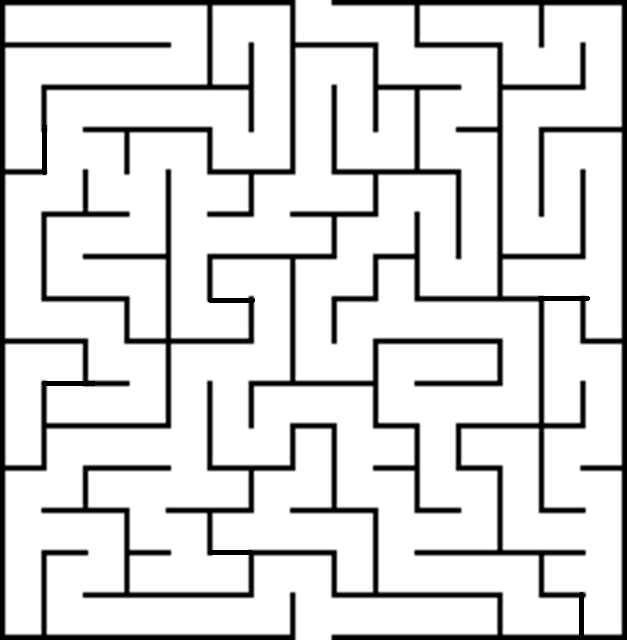
#> input picture Lab/Lab 2/Maze3.png, 627 x 640 px, found by its file name
$ python Maze.py
#> lines starting #> are read from the running program, lines starting #| are printed output that depends on the picture; after the words box and inside, x2 and y2 are one past the last pixel; in counts of white or black regions, pixels touching at a corner belong together
import numpy as np
import cv2 as cv
import heapq

def lower_by_2(image):
    rows, cols = image.shape
    new_image = np.ones((rows, cols), dtype=np.uint8)

    for i in range(rows):
        for j in range(cols):
            if (image[i, j] >= 0 and image[i, j] <= 127):
                new_image[i, j] = 0
            elif (image[i, j] >= 128 and image[i, j] <= 255):
                new_image[i, j] = 255

    return new_image

def find_start_end(maze):
    rows, cols = maze.shape

    for j in range(cols):
        if maze[0, j] == 255:
            start = (0, j)
            break

    for j in range(cols):
        if maze[rows - 1, j] == 255:
            end = (rows - 1, j)
            break

    return start, end

#Bohat aukha kaam hei ye
def dijkstra(maze, start, end):
    rows, cols = maze.shape
    distances = {start: 0}  # Distance of start node is 0
    priority_queue = [(0, start)]  # Min-heap with (distance, node)
    predecessors = {}  # Store previous nodes for path reconstruction

    while priority_queue:
        current_distance, current_position = heapq.heappop(priority_queue)

        if current_position == end:
            break  # Stop when we reach the end

        x, y = current_position
        for dx, dy in [(-1, 0), (1, 0), (0, -1), (0, 1)]:  # 4-connectivity (Upar, Neeche, Dayen, Bayen)
            new_pos = (x + dx, y + dy)

            # Check if inside bounds and is a path (white pixel)
            if 0 <= new_pos[0] < rows and 0 <= new_pos[1] < cols and maze[new_pos] == 255:
                new_distance = current_distance + 1  # All moves cost 1

                # Update distance if new path is shorter
                if new_pos not in distances or new_distance < distances[new_pos]:
                    distances[new_pos] = new_distance
                    heapq.heappush(priority_queue, (new_distance, new_pos))
                    predecessors[new_pos] = current_position  # Store path

    # Reconstruct the shortest path from end to start
    path = []
    step = end
    while step in predecessors:
        path.append(step)
        step = predecessors[step]
    path.append(start)
    path.reverse()
    return path

def highlight_path_on_original(image, path, thickness):
    color_maze = cv.cvtColor(image, cv.COLOR_GRAY2BGR)  # Convert grayscale to BGR (color image)

    for i in range(len(path) - 1):
        cv.line(color_maze, path[i][::-1], path[i + 1][::-1], (0, 0, 255), thickness)  # Red thick line
    return color_maze


maze_loc = "D:/Uni/Semester 6/DIP/Self/Lab/Lab 2/Maze3.png"
maze = lower_by_2(cv.imread(maze_loc, 0))
#> in lower_by_2, `rows, cols = image.shape`: rows = 640; cols = 627
#> after the loop in lower_by_2, `for i in range(rows):`:
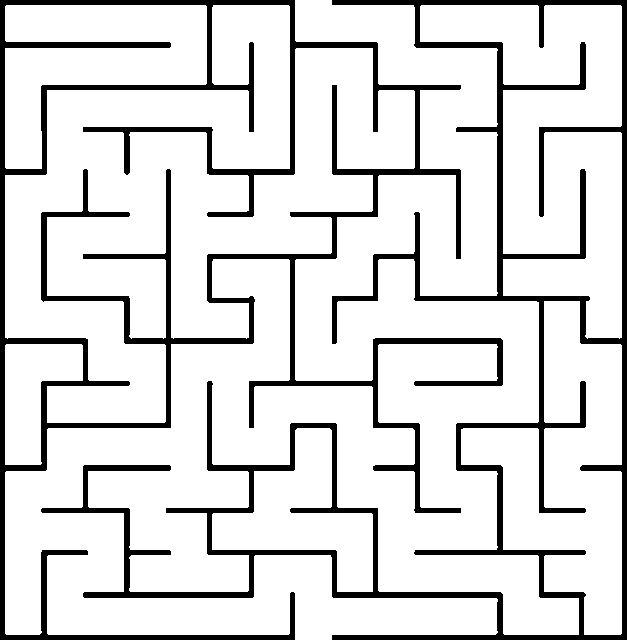
#> new_image: shape (640, 627); 85.8% white; 2 black regions, box (x1, y1, x2, y2) and area: (0, 0, 503, 640) 29975, (41, 0, 627, 640) 27126

start, end = find_start_end(maze)
#> start = (0, 295); end = (639, 295)

path = dijkstra(maze, start, end)

edited_maze = highlight_path_on_original(maze, path, 4)
#> after the loop in highlight_path_on_original, `for i in range(len(path) - 1):`:
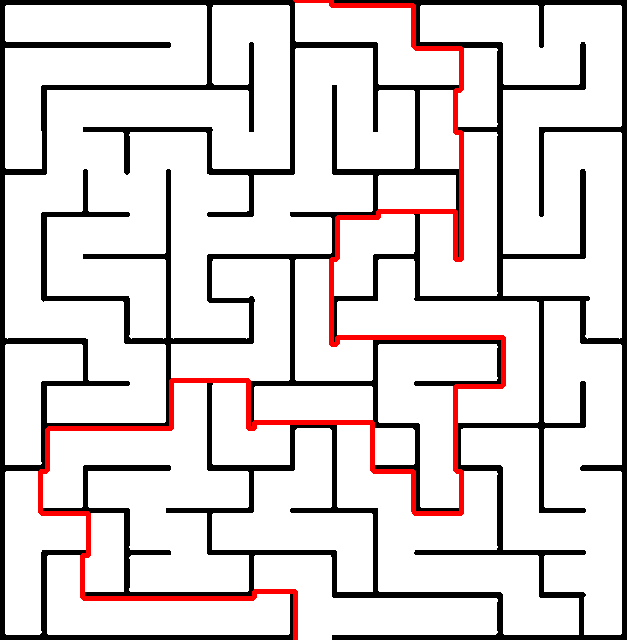
#> color_maze: shape (640, 627, 3); mean B, G, R 213.6, 213.6, 220.6
temp = cv.cvtColor(edited_maze, cv.COLOR_BGR2GRAY)
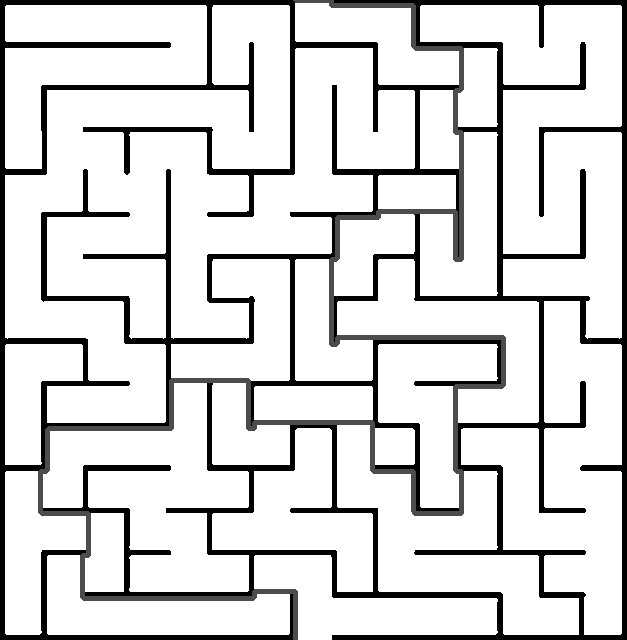
#> temp: shape (640, 627); min 0, max 255, mean 215.6

# Show the result
cv.imshow('Solved Maze', edited_maze)
cv.waitKey(0)
cv.destroyAllWindows()

$ run again, with Lab/Lab 2/Maze2.png copied over Lab/Lab 2/Maze3.png
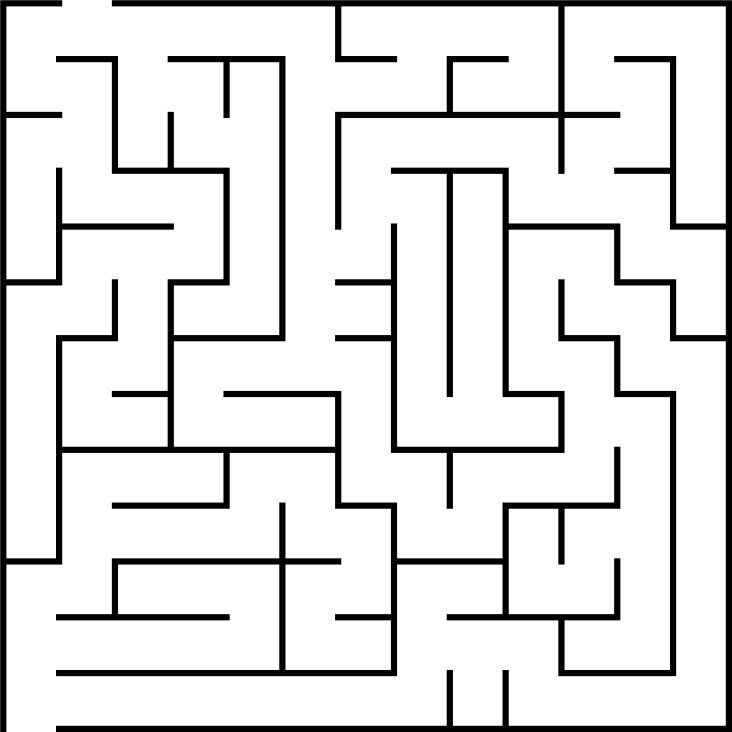
#> input picture Lab/Lab 2/Maze2.png, 732 x 732 px, found by its file name
#> in lower_by_2, `rows, cols = image.shape`: rows = 732
#> after the loop in lower_by_2, `for i in range(rows):`:
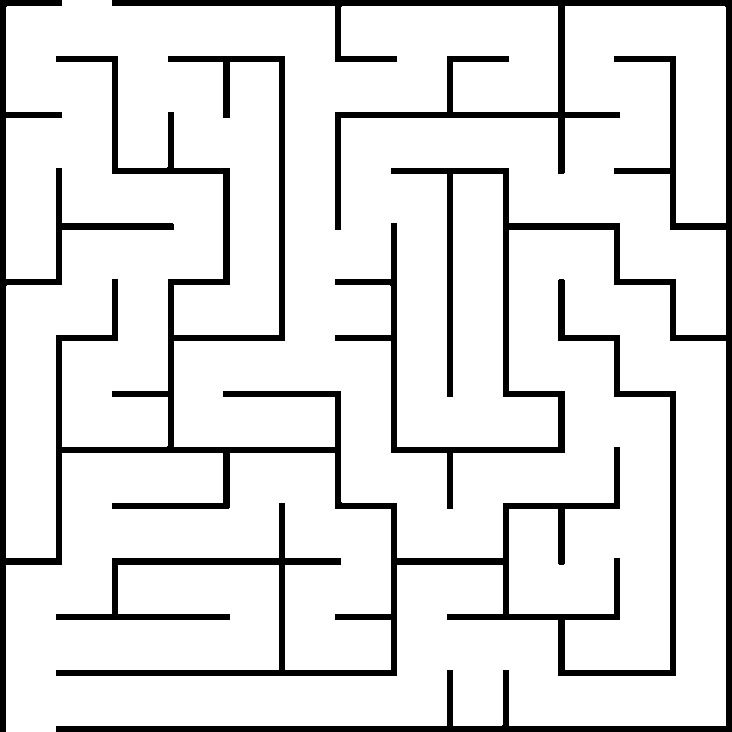
#> new_image: shape (732, 732); 87.6% white; 2 black regions, box (x1, y1, x2, y2) and area: (0, 0, 676, 732) 37085, (56, 0, 732, 732) 29242
#> `temp = cv.cvtColor(edited_maze, cv.COLOR_BGR2GRAY)`:
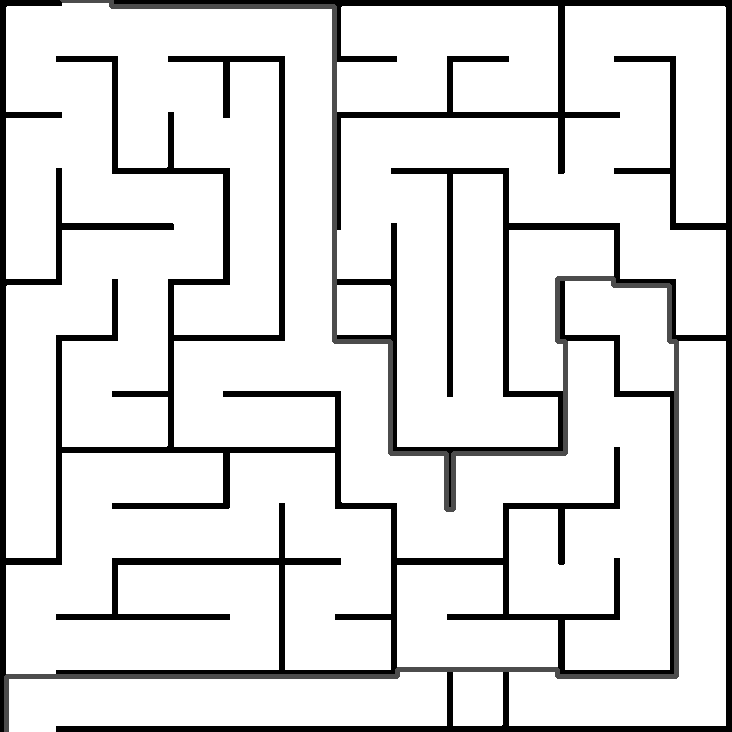
#> temp: shape (732, 732); min 0, max 255, mean 221.1
